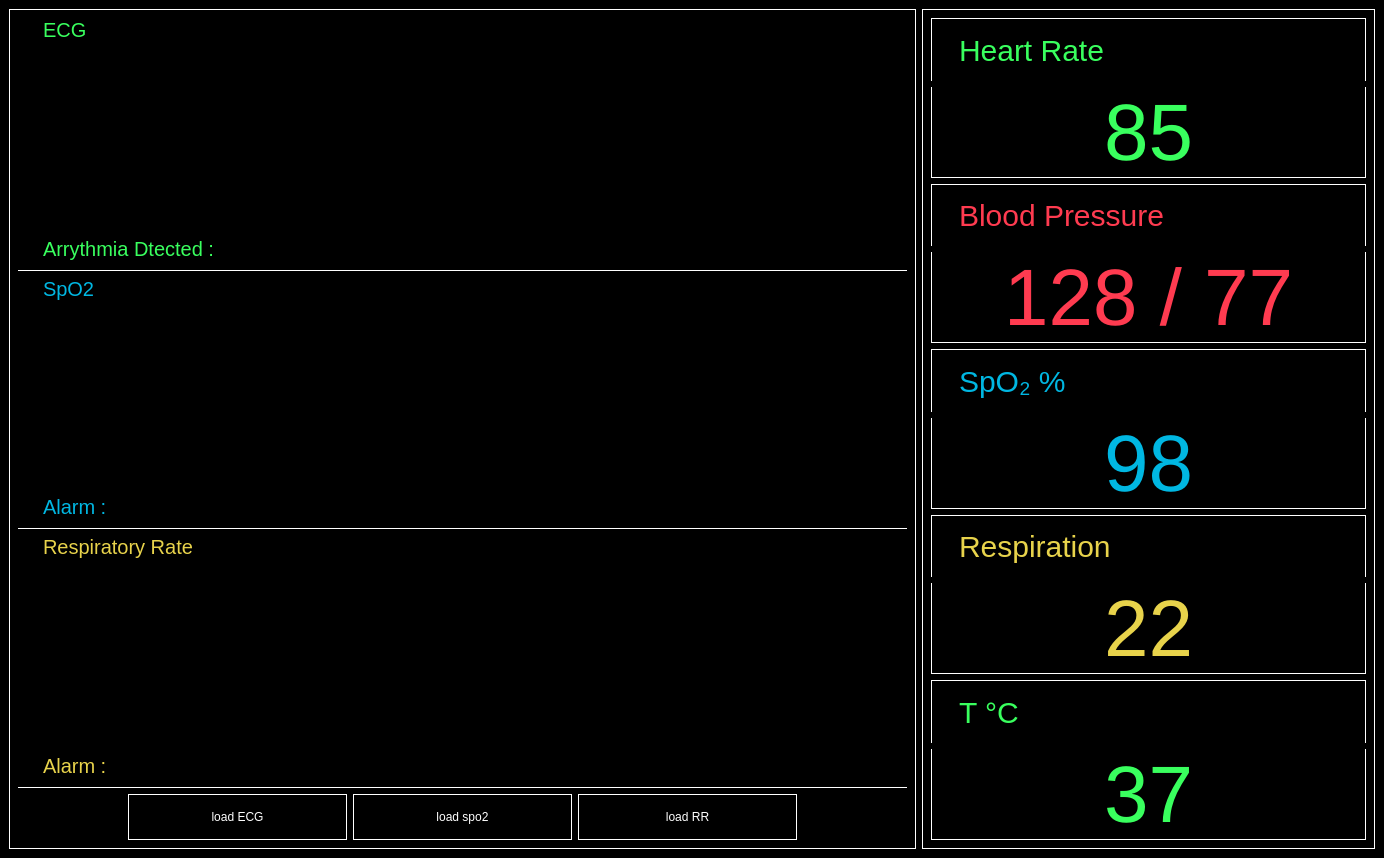
<?xml version="1.0" encoding="UTF-8"?>
<ui version="4.0">
 <class>MainWindow</class>
 <widget class="QMainWindow" name="MainWindow">
  <property name="geometry">
   <rect>
    <x>0</x>
    <y>0</y>
    <width>1384</width>
    <height>858</height>
   </rect>
  </property>
  <property name="windowTitle">
   <string>MainWindow</string>
  </property>
  <widget class="QWidget" name="mainCentralWidget">
   <property name="styleSheet">
    <string notr="true">background-color:black;</string>
   </property>
   <layout class="QHBoxLayout" name="horizontalLayout" stretch="2,1">
    <item>
     <widget class="QWidget" name="signalDisplay" native="true">
      <property name="styleSheet">
       <string notr="true">border: 1px solid white</string>
      </property>
      <layout class="QVBoxLayout" name="verticalLayout_4" stretch="0,0,0,0">
       <item>
        <layout class="QVBoxLayout" name="ECG" stretch="1,8,2">
         <item>
          <widget class="QLabel" name="label">
           <property name="styleSheet">
            <string notr="true">color:#39FF5E;
font-weight:bolder;
font-size:20px;
padding-left:20px;
border:none;</string>
           </property>
           <property name="text">
            <string>ECG</string>
           </property>
          </widget>
         </item>
         <item>
          <widget class="QLabel" name="ecgSignal">
           <property name="styleSheet">
            <string notr="true">border:none;</string>
           </property>
           <property name="text">
            <string>TextLabel</string>
           </property>
          </widget>
         </item>
         <item>
          <widget class="QLabel" name="arrythmiaType">
           <property name="styleSheet">
            <string notr="true">color:#39FF5E;
border:none;
font-weight:bolder;
font-size:20px;
padding-left:20px;
border-bottom:1px solid white;</string>
           </property>
           <property name="text">
            <string>Arrythmia Dtected :</string>
           </property>
          </widget>
         </item>
        </layout>
       </item>
       <item>
        <layout class="QVBoxLayout" name="SpO2" stretch="1,8,2">
         <item>
          <widget class="QLabel" name="label_4">
           <property name="styleSheet">
            <string notr="true">color:#00B7E2;
font-weight:bolder;
font-size:20px;
padding-left:20px;
border:none;</string>
           </property>
           <property name="text">
            <string>SpO2</string>
           </property>
          </widget>
         </item>
         <item>
          <widget class="QLabel" name="spo2Signal">
           <property name="styleSheet">
            <string notr="true">border:none;
</string>
           </property>
           <property name="text">
            <string>TextLabel</string>
           </property>
          </widget>
         </item>
         <item>
          <widget class="QLabel" name="spo2Alarm">
           <property name="styleSheet">
            <string notr="true">color:#00B7E2;
border:none;
font-weight:bolder;
font-size:20px;
padding-left:20px;
border-bottom:1px solid white;
</string>
           </property>
           <property name="text">
            <string>Alarm :</string>
           </property>
          </widget>
         </item>
        </layout>
       </item>
       <item>
        <layout class="QVBoxLayout" name="RR" stretch="1,8,2">
         <item>
          <widget class="QLabel" name="label_6">
           <property name="styleSheet">
            <string notr="true">color:#E8D34B;
border:none;
font-weight:bolder;
font-size:20px;
padding-left:20px;</string>
           </property>
           <property name="text">
            <string>Respiratory Rate</string>
           </property>
          </widget>
         </item>
         <item>
          <widget class="QLabel" name="rrSignal">
           <property name="styleSheet">
            <string notr="true">border:none;
</string>
           </property>
           <property name="text">
            <string>TextLabel</string>
           </property>
          </widget>
         </item>
         <item>
          <widget class="QLabel" name="rrAlarm">
           <property name="styleSheet">
            <string notr="true">color:#E8D34B;
border:none;
font-weight:bolder;
font-size:20px;
padding-left:20px;
border-bottom:1px solid white;
</string>
           </property>
           <property name="text">
            <string>Alarm :</string>
           </property>
          </widget>
         </item>
        </layout>
       </item>
       <item>
        <layout class="QHBoxLayout" name="buttons" stretch="1,2,2,2,1">
         <item>
          <spacer name="horizontalSpacer">
           <property name="orientation">
            <enum>Qt::Horizontal</enum>
           </property>
           <property name="sizeHint" stdset="0">
            <size>
             <width>40</width>
             <height>20</height>
            </size>
           </property>
          </spacer>
         </item>
         <item>
          <widget class="QPushButton" name="loadSpo2">
           <property name="styleSheet">
            <string notr="true">color:white;
padding:15px;

</string>
           </property>
           <property name="text">
            <string>load ECG</string>
           </property>
          </widget>
         </item>
         <item>
          <widget class="QPushButton" name="laodECG">
           <property name="styleSheet">
            <string notr="true">color:white;
padding:15px;

</string>
           </property>
           <property name="text">
            <string>load spo2</string>
           </property>
          </widget>
         </item>
         <item>
          <widget class="QPushButton" name="load">
           <property name="styleSheet">
            <string notr="true">color:white;
padding:15px;</string>
           </property>
           <property name="text">
            <string>load RR</string>
           </property>
          </widget>
         </item>
         <item>
          <spacer name="horizontalSpacer_2">
           <property name="orientation">
            <enum>Qt::Horizontal</enum>
           </property>
           <property name="sizeHint" stdset="0">
            <size>
             <width>40</width>
             <height>20</height>
            </size>
           </property>
          </spacer>
         </item>
        </layout>
       </item>
      </layout>
     </widget>
    </item>
    <item>
     <widget class="QWidget" name="MeasurementsDisplay" native="true">
      <property name="styleSheet">
       <string notr="true">border:1px solid white;</string>
      </property>
      <layout class="QVBoxLayout" name="verticalLayout_12" stretch="0,0,0,0,0">
       <item>
        <layout class="QVBoxLayout" name="heartRateMeasurements" stretch="0,0">
         <item>
          <widget class="QLabel" name="label_2">
           <property name="styleSheet">
            <string notr="true">color:#39FF5E;
font-weight:bolder;
font-size:30px;
border-bottom:none;
padding-left:20px;</string>
           </property>
           <property name="text">
            <string>Heart Rate</string>
           </property>
          </widget>
         </item>
         <item>
          <widget class="QLabel" name="HRvalue">
           <property name="styleSheet">
            <string notr="true">color:#39FF5E;
font-weight:bolder;
font-size:80px;
border-top:none;
</string>
           </property>
           <property name="text">
            <string>85</string>
           </property>
           <property name="alignment">
            <set>Qt::AlignCenter</set>
           </property>
          </widget>
         </item>
        </layout>
       </item>
       <item>
        <layout class="QVBoxLayout" name="bloodPressureMeasurements" stretch="0,0">
         <item>
          <widget class="QLabel" name="label_3">
           <property name="styleSheet">
            <string notr="true">color:#FF3B50;
font-weight:bolder;
font-size:30px;
border-bottom:none;
padding-left:20px;</string>
           </property>
           <property name="text">
            <string>Blood Pressure</string>
           </property>
          </widget>
         </item>
         <item>
          <widget class="QLabel" name="BPvalue">
           <property name="styleSheet">
            <string notr="true">color:#FF3B50;
font-weight:bolder;
font-size:80px;
border-top:none;
</string>
           </property>
           <property name="text">
            <string>128 / 77</string>
           </property>
           <property name="alignment">
            <set>Qt::AlignCenter</set>
           </property>
          </widget>
         </item>
        </layout>
       </item>
       <item>
        <layout class="QVBoxLayout" name="spo2Measurements" stretch="0,0">
         <item>
          <widget class="QLabel" name="label_5">
           <property name="styleSheet">
            <string notr="true">color:#00B7E2;
font-weight:bolder;
font-size:30px;
border-bottom:none;
padding-left:20px;</string>
           </property>
           <property name="text">
            <string>SpO₂ %</string>
           </property>
          </widget>
         </item>
         <item>
          <widget class="QLabel" name="spo2Value">
           <property name="styleSheet">
            <string notr="true">color:#00B7E2;
font-weight:bolder;
font-size:80px;
border-top:none;
</string>
           </property>
           <property name="text">
            <string>98</string>
           </property>
           <property name="alignment">
            <set>Qt::AlignCenter</set>
           </property>
          </widget>
         </item>
        </layout>
       </item>
       <item>
        <layout class="QVBoxLayout" name="RRmeasurements">
         <item>
          <widget class="QLabel" name="label_8">
           <property name="styleSheet">
            <string notr="true">color:#E8D34B;
font-weight:bolder;
font-size:30px;
border-bottom:none;
padding-left:20px;</string>
           </property>
           <property name="text">
            <string>Respiration</string>
           </property>
          </widget>
         </item>
         <item>
          <widget class="QLabel" name="RRvalue">
           <property name="styleSheet">
            <string notr="true">color:#E8D34B;
font-weight:bolder;
font-size:80px;
border-top:none;
</string>
           </property>
           <property name="text">
            <string>22</string>
           </property>
           <property name="alignment">
            <set>Qt::AlignCenter</set>
           </property>
          </widget>
         </item>
        </layout>
       </item>
       <item>
        <layout class="QVBoxLayout" name="temperatureMeasurements">
         <item>
          <widget class="QLabel" name="label_10">
           <property name="styleSheet">
            <string notr="true">color:#39FF5E;
font-weight:bolder;
font-size:30px;
border-bottom:none;
padding-left:20px;</string>
           </property>
           <property name="text">
            <string>T °C</string>
           </property>
          </widget>
         </item>
         <item>
          <widget class="QLabel" name="tempValue">
           <property name="styleSheet">
            <string notr="true">color:#39FF5E;
font-weight:bolder;
font-size:80px;
border-top:none;
</string>
           </property>
           <property name="text">
            <string>37</string>
           </property>
           <property name="alignment">
            <set>Qt::AlignCenter</set>
           </property>
           <property name="wordWrap">
            <bool>true</bool>
           </property>
          </widget>
         </item>
        </layout>
       </item>
      </layout>
     </widget>
    </item>
   </layout>
  </widget>
 </widget>
 <resources/>
 <connections/>
</ui>
